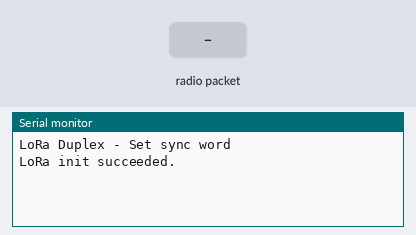
The sketch below on a simulated Arduino Uno, built with avr-gcc and run on an emulated ATmega328P. Parts: the last lines printed to the serial monitor. The inputs (shaded band) are chosen by the test bench. Random numbers use the default seed unless the sketch sets one; no radio packets arrive unless stated.

Above: at 1.2 s.
1.3 s: radio packet "1" arrives
At 1.9 s:
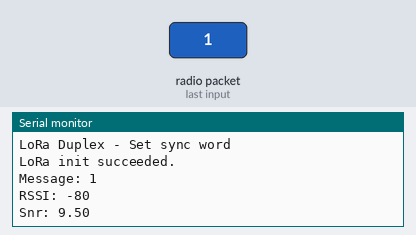
2.8 s: radio packet "0" arrives
At 3.6 s:
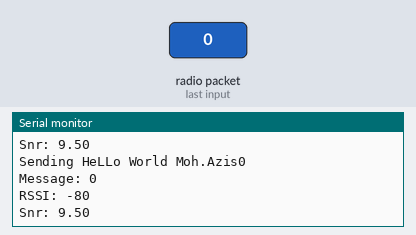
4.3 s: radio packet "2" arrives
At 4.7 s:
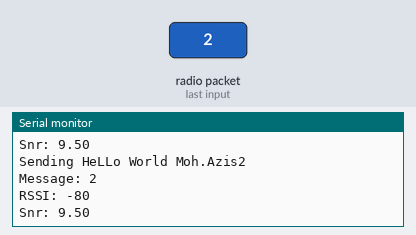
Timing chart, 0 to 7.3 s (numbered marks = the images above; inputs shaded):
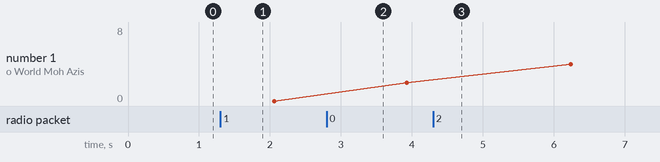

The sketch:

LORA_send.ino
```cpp
#include <SPI.h>              // include libraries
#include <LoRa.h>

#define ss 5
#define rst 14
#define dio0 2


byte msgCount = 0;            // count of outgoing messages
int interval = 2000;          // interval between sends
long lastSendTime = 0;        // time of last packet send

void setup() {
  Serial.begin(9600);                   // initialize serial
  while (!Serial);

  Serial.println("LoRa Duplex - Set sync word");

  // override the default CS, reset, and IRQ pins (optional)
  LoRa.setPins(ss, rst, dio0);// set CS, reset, IRQ pin

  if (!LoRa.begin(915E6)) {             // initialize ratio at 915 MHz
    Serial.println("LoRa init failed. Check your connections.");
    while (true);                       // if failed, do nothing
  }

  LoRa.setSyncWord(0xFF);           // ranges from 0-0xFF, default 0x34, see API docs
  Serial.println("LoRa init succeeded.");
}

void loop() {
  if (millis() - lastSendTime > interval) {
    String message = "HeLLo World Moh.Azis";   // send a message
    message += msgCount;
    sendMessage(message);
    Serial.println("Sending " + message);
    lastSendTime = millis();            // timestamp the message
    interval = random(2000) + 1000;    // 2-3 seconds
    msgCount++;
  }

  // parse for a packet, and call onReceive with the result:
  onReceive(LoRa.parsePacket());
}

void sendMessage(String outgoing) {
  LoRa.beginPacket();                   // start packet
  LoRa.print(outgoing);                 // add payload
  LoRa.endPacket();                     // finish packet and send it
  msgCount++;                           // increment message ID
}

void onReceive(int packetSize) {
  if (packetSize == 0) return;          // if there's no packet, return

  // read packet header bytes:
  String incoming = "";

  while (LoRa.available()) {
    incoming += (char)LoRa.read();
  }

  Serial.println("Message: " + incoming);
  Serial.println("RSSI: " + String(LoRa.packetRssi()));
  Serial.println("Snr: " + String(LoRa.packetSnr()));
  Serial.println();
}
```

Measured:
- after the input at 1.3 s, the serial monitor: prints a new line at once (image 1)
- after the input at 2.8 s, the serial monitor: prints a new line at once (image 2)
- after the input at 4.3 s, the serial monitor: prints a new line at once (image 3)
